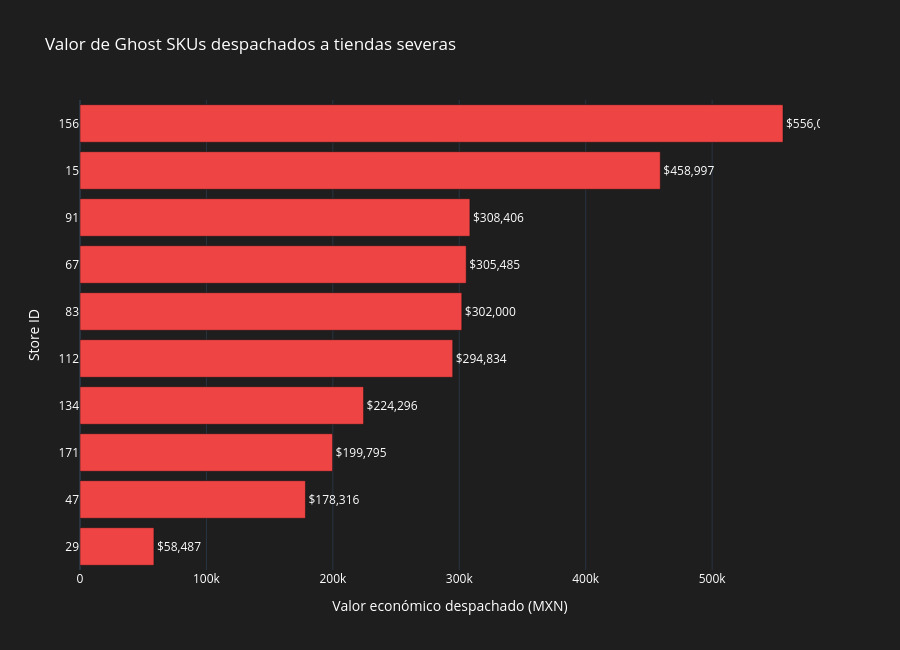

The notebook cell saved with this chart:
### Code cell
ghost_to_severe_summary["store_id"] = ghost_to_severe_summary["store_id"].astype(str)

fig = px.bar(
    ghost_to_severe_summary.sort_values("valor_ghost_mxn", ascending=True),
    x="valor_ghost_mxn",
    y="store_id",
    orientation="h",
    text="valor_ghost_mxn",
    title="Valor de Ghost SKUs despachados a tiendas severas"
)

fig.update_traces(
    texttemplate="$%{text:,.0f}",
    textposition="outside",
    marker_color="#EF4444",
    hovertemplate="<b>Tienda %{y}</b><br>Valor Ghost: $%{x:,.0f} MXN<extra></extra>"
)

fig.update_layout(
    template="plotly_dark",
    plot_bgcolor="#1E1E1E",
    paper_bgcolor="#1E1E1E",
    font=dict(color="white"),
    height=650,
    xaxis_title="Valor económico despachado (MXN)",
    yaxis_title="Store ID"
)

fig.show()

### Figure 1 — Plotly figure (JSON) as saved in the notebook; plotly's stock layout.template omitted (floating-point values rounded to 4 significant figures)
{"data": [{"hovertemplate": "<b>Tienda %{y}</b><br>Valor Ghost: $%{x:,.0f} MXN<extra></extra>", "legendgroup": "", "marker": {"color": "#EF4444", "pattern": {"shape": ""}}, "name": "", "orientation": "h", "showlegend": false, "text": [58490.0, 178300.0, 199800.0, 224300.0, 294800.0, 302000.0, 305500.0, 308400.0, 459000.0, 556100.0], "textposition": "outside", "texttemplate": "$%{text:,.0f}", "type": "bar", "x": [58490.0, 178300.0, 199800.0, 224300.0, 294800.0, 302000.0, 305500.0, 308400.0, 459000.0, 556100.0], "xaxis": "x", "y": ["29", "47", "171", "134", "112", "83", "67", "91", "15", "156"], "yaxis": "y"}], "layout": {"barmode": "relative", "font": {"color": "white"}, "height": 650, "legend": {"tracegroupgap": 0}, "paper_bgcolor": "#1E1E1E", "plot_bgcolor": "#1E1E1E", "title": {"text": "Valor de Ghost SKUs despachados a tiendas severas"}, "xaxis": {"anchor": "y", "domain": [0, 1], "title": {"text": "Valor económico despachado (MXN)"}}, "yaxis": {"anchor": "x", "domain": [0, 1], "title": {"text": "Store ID"}}}}
